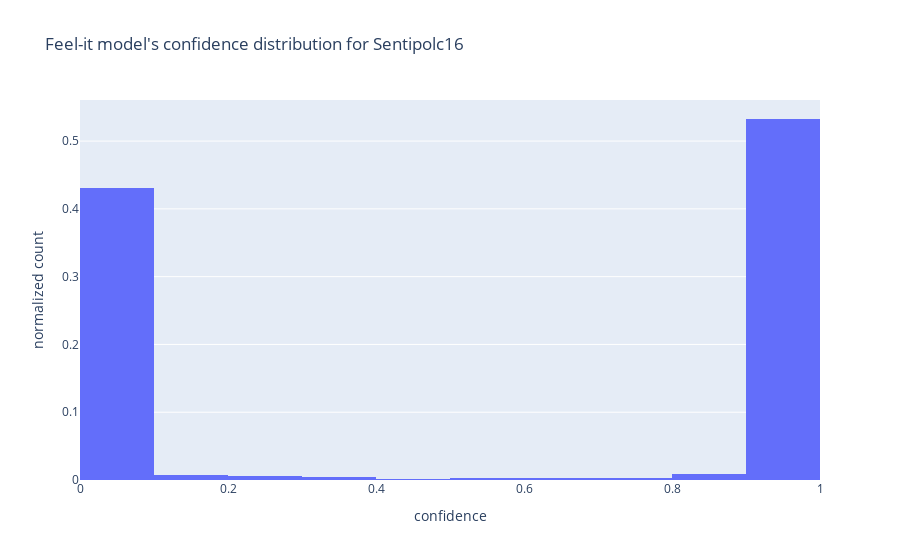
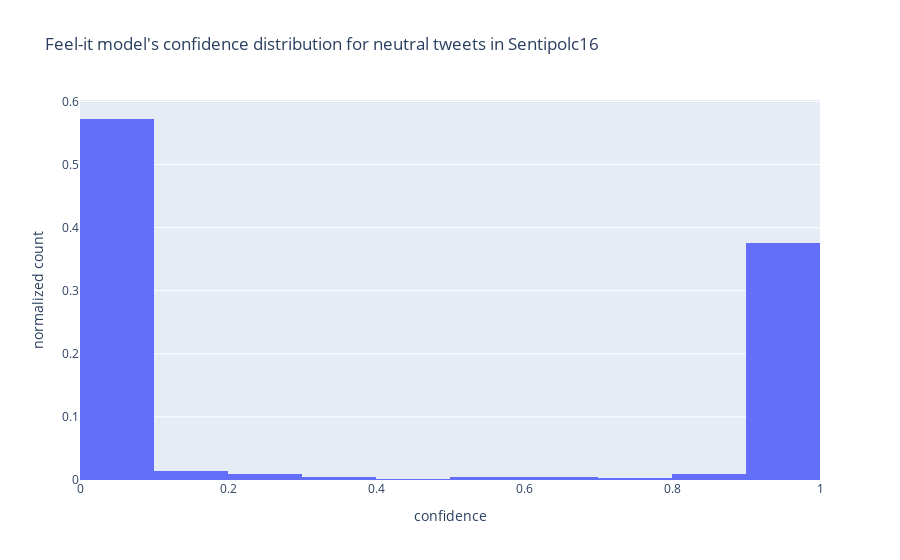

Source (notebook cell) for these figures, in order:
### Code cell
import plotly.graph_objects as go
fig = go.Figure()
fig.add_trace(go.Histogram(x=proba[:,0], 
                           xbins=dict(
                            start=0.,
                            end=1.0,
                            size=0.1
                            ), 
                           histnorm='probability'))
fig.update_layout(
    title="Feel-it model's confidence distribution for Sentipolc16",
    xaxis_title="confidence",
    yaxis_title="normalized count",
)
fig.show()

fig = go.Figure()
fig.add_trace(go.Histogram(x=proba[np.array(trues) == 1,0], 
                           xbins=dict(
                            start=0.,
                            end=1.0,
                            size=0.1
                            ), 
                           histnorm='probability'))
fig.update_layout(
    title="Feel-it model's confidence distribution for neutral tweets in Sentipolc16",
    xaxis_title="confidence",
    yaxis_title="normalized count",
)
fig.show()

### Figure 1 — Plotly figure (JSON) as saved in the notebook; plotly's stock layout.template omitted (floating-point values rounded to 4 significant figures; data arrays with more than 128 entries replaced by an {"elided": "..."} marker saying what was removed)
{"data": [{"histnorm": "probability", "type": "histogram", "x": {"elided": "1964 float values"}, "xbins": {"end": 1, "size": 0.1, "start": 0}}], "layout": {"title": {"text": "Feel-it model's confidence distribution for Sentipolc16"}, "xaxis": {"title": {"text": "confidence"}}, "yaxis": {"title": {"text": "normalized count"}}}}

### Figure 2 — Plotly figure (JSON) as saved in the notebook; plotly's stock layout.template omitted (floating-point values rounded to 4 significant figures; data arrays with more than 128 entries replaced by an {"elided": "..."} marker saying what was removed)
{"data": [{"histnorm": "probability", "type": "histogram", "x": {"elided": "914 float values"}, "xbins": {"end": 1, "size": 0.1, "start": 0}}], "layout": {"title": {"text": "Feel-it model's confidence distribution for neutral tweets in Sentipolc16"}, "xaxis": {"title": {"text": "confidence"}}, "yaxis": {"title": {"text": "normalized count"}}}}
